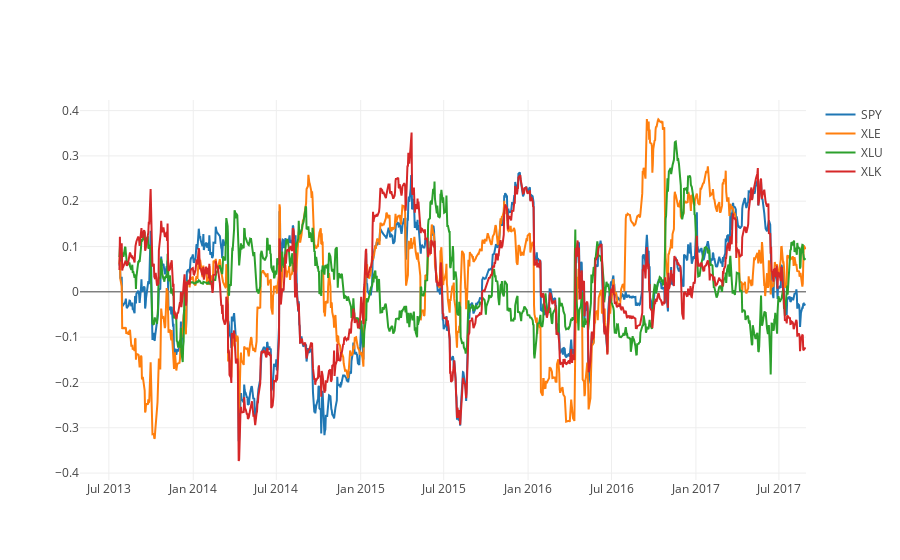

The notebook cell saved with this chart:
### Code cell
ts = []
N = len(roll_corr.columns)
for c in roll_corr.columns[:N/3]:
    ts.append(go.Scatter(x = roll_corr.index, y = roll_corr.loc[:,c], mode = 'line', name = c))

data = ts
py.iplot(data)

### Figure 1 — Plotly figure (JSON) as saved in the notebook; plotly's stock layout.template omitted (floating-point values rounded to 4 significant figures; data arrays with more than 128 entries replaced by an {"elided": "..."} marker saying what was removed)
{"data": [{"mode": "line", "name": "SPY", "type": "scatter", "x": {"elided": "1094 str values"}, "y": {"elided": "1094 float values"}}, {"mode": "line", "name": "XLE", "type": "scatter", "x": {"elided": "1094 str values"}, "y": {"elided": "1094 float values"}}, {"mode": "line", "name": "XLU", "type": "scatter", "x": {"elided": "1094 str values"}, "y": {"elided": "1094 float values"}}, {"mode": "line", "name": "XLK", "type": "scatter", "x": {"elided": "1094 str values"}, "y": {"elided": "1094 float values"}}], "layout": {}}
